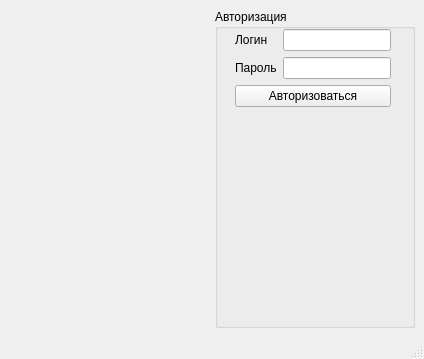
<?xml version="1.0" encoding="UTF-8"?>
<ui version="4.0">
 <class>youtube5p1</class>
 <widget class="QMainWindow" name="youtube5p1">
  <property name="geometry">
   <rect>
    <x>0</x>
    <y>0</y>
    <width>424</width>
    <height>359</height>
   </rect>
  </property>
  <property name="windowTitle">
   <string>youtube5p1</string>
  </property>
  <widget class="QWidget" name="centralwidget">
   <layout class="QHBoxLayout" name="horizontalLayout_3">
    <item>
     <widget class="QLabel" name="image">
      <property name="sizePolicy">
       <sizepolicy hsizetype="Preferred" vsizetype="Preferred">
        <horstretch>0</horstretch>
        <verstretch>0</verstretch>
       </sizepolicy>
      </property>
      <property name="minimumSize">
       <size>
        <width>200</width>
        <height>200</height>
       </size>
      </property>
      <property name="text">
       <string/>
      </property>
     </widget>
    </item>
    <item>
     <widget class="QGroupBox" name="groupBox">
      <property name="sizePolicy">
       <sizepolicy hsizetype="Preferred" vsizetype="Preferred">
        <horstretch>0</horstretch>
        <verstretch>0</verstretch>
       </sizepolicy>
      </property>
      <property name="minimumSize">
       <size>
        <width>200</width>
        <height>200</height>
       </size>
      </property>
      <property name="title">
       <string>Авторизация</string>
      </property>
      <widget class="QWidget" name="layoutWidget">
       <property name="geometry">
        <rect>
         <x>20</x>
         <y>20</y>
         <width>192</width>
         <height>86</height>
        </rect>
       </property>
       <property name="sizePolicy">
        <sizepolicy hsizetype="Preferred" vsizetype="Preferred">
         <horstretch>0</horstretch>
         <verstretch>0</verstretch>
        </sizepolicy>
       </property>
       <layout class="QVBoxLayout" name="verticalLayout">
        <property name="sizeConstraint">
         <enum>QLayout::SizeConstraint::SetFixedSize</enum>
        </property>
        <item>
         <layout class="QHBoxLayout" name="horizontalLayout">
          <item>
           <widget class="QLabel" name="label_2">
            <property name="sizePolicy">
             <sizepolicy hsizetype="Preferred" vsizetype="Preferred">
              <horstretch>0</horstretch>
              <verstretch>0</verstretch>
             </sizepolicy>
            </property>
            <property name="text">
             <string>Логин</string>
            </property>
           </widget>
          </item>
          <item>
           <widget class="QLineEdit" name="login">
            <property name="sizePolicy">
             <sizepolicy hsizetype="Preferred" vsizetype="Preferred">
              <horstretch>0</horstretch>
              <verstretch>0</verstretch>
             </sizepolicy>
            </property>
           </widget>
          </item>
         </layout>
        </item>
        <item>
         <layout class="QHBoxLayout" name="horizontalLayout_2">
          <item>
           <widget class="QLabel" name="label_3">
            <property name="sizePolicy">
             <sizepolicy hsizetype="Preferred" vsizetype="Preferred">
              <horstretch>0</horstretch>
              <verstretch>0</verstretch>
             </sizepolicy>
            </property>
            <property name="text">
             <string>Пароль</string>
            </property>
           </widget>
          </item>
          <item>
           <widget class="QLineEdit" name="pass">
            <property name="sizePolicy">
             <sizepolicy hsizetype="Preferred" vsizetype="Preferred">
              <horstretch>0</horstretch>
              <verstretch>0</verstretch>
             </sizepolicy>
            </property>
           </widget>
          </item>
         </layout>
        </item>
        <item>
         <widget class="QPushButton" name="pushButton">
          <property name="sizePolicy">
           <sizepolicy hsizetype="Preferred" vsizetype="Preferred">
            <horstretch>0</horstretch>
            <verstretch>0</verstretch>
           </sizepolicy>
          </property>
          <property name="text">
           <string>Авторизоваться</string>
          </property>
         </widget>
        </item>
       </layout>
      </widget>
     </widget>
    </item>
   </layout>
  </widget>
  <widget class="QMenuBar" name="menubar">
   <property name="geometry">
    <rect>
     <x>0</x>
     <y>0</y>
     <width>424</width>
     <height>22</height>
    </rect>
   </property>
  </widget>
  <widget class="QStatusBar" name="statusbar"/>
 </widget>
 <resources/>
 <connections/>
</ui>
